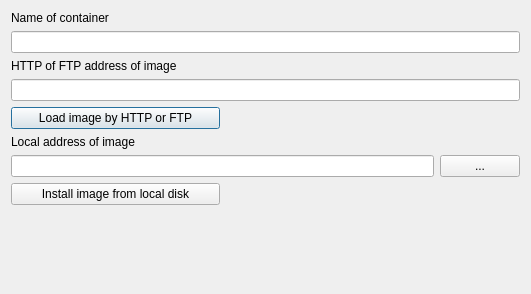
<?xml version="1.0" encoding="UTF-8"?>
<ui version="4.0">
 <class>NewContainerDialog</class>
 <widget class="QDialog" name="NewContainerDialog">
  <property name="geometry">
   <rect>
    <x>0</x>
    <y>0</y>
    <width>531</width>
    <height>294</height>
   </rect>
  </property>
  <property name="windowTitle">
   <string>Dialog</string>
  </property>
  <layout class="QGridLayout" name="gridLayout">
   <item row="1" column="0" colspan="3">
    <widget class="QLineEdit" name="nameEdit">
     <property name="sizePolicy">
      <sizepolicy hsizetype="Expanding" vsizetype="Minimum">
       <horstretch>0</horstretch>
       <verstretch>0</verstretch>
      </sizepolicy>
     </property>
    </widget>
   </item>
   <item row="4" column="1" colspan="2">
    <widget class="QLabel" name="urlError">
     <property name="palette">
      <palette>
       <active>
        <colorrole role="WindowText">
         <brush brushstyle="SolidPattern">
          <color alpha="255">
           <red>255</red>
           <green>0</green>
           <blue>0</blue>
          </color>
         </brush>
        </colorrole>
        <colorrole role="Text">
         <brush brushstyle="SolidPattern">
          <color alpha="255">
           <red>255</red>
           <green>0</green>
           <blue>0</blue>
          </color>
         </brush>
        </colorrole>
       </active>
       <inactive>
        <colorrole role="WindowText">
         <brush brushstyle="SolidPattern">
          <color alpha="255">
           <red>255</red>
           <green>0</green>
           <blue>0</blue>
          </color>
         </brush>
        </colorrole>
        <colorrole role="Text">
         <brush brushstyle="SolidPattern">
          <color alpha="255">
           <red>255</red>
           <green>0</green>
           <blue>0</blue>
          </color>
         </brush>
        </colorrole>
       </inactive>
       <disabled>
        <colorrole role="WindowText">
         <brush brushstyle="SolidPattern">
          <color alpha="255">
           <red>69</red>
           <green>69</green>
           <blue>69</blue>
          </color>
         </brush>
        </colorrole>
        <colorrole role="Text">
         <brush brushstyle="SolidPattern">
          <color alpha="255">
           <red>69</red>
           <green>69</green>
           <blue>69</blue>
          </color>
         </brush>
        </colorrole>
       </disabled>
      </palette>
     </property>
     <property name="text">
      <string/>
     </property>
    </widget>
   </item>
   <item row="3" column="0" colspan="3">
    <widget class="QLineEdit" name="urlEdit">
     <property name="sizePolicy">
      <sizepolicy hsizetype="Expanding" vsizetype="Minimum">
       <horstretch>0</horstretch>
       <verstretch>0</verstretch>
      </sizepolicy>
     </property>
    </widget>
   </item>
   <item row="4" column="0">
    <widget class="QPushButton" name="loadUrlButton">
     <property name="sizePolicy">
      <sizepolicy hsizetype="Minimum" vsizetype="Minimum">
       <horstretch>0</horstretch>
       <verstretch>0</verstretch>
      </sizepolicy>
     </property>
     <property name="text">
      <string>Load image by HTTP or FTP</string>
     </property>
    </widget>
   </item>
   <item row="6" column="0" colspan="2">
    <widget class="QLineEdit" name="localEdit">
     <property name="sizePolicy">
      <sizepolicy hsizetype="Expanding" vsizetype="Minimum">
       <horstretch>0</horstretch>
       <verstretch>0</verstretch>
      </sizepolicy>
     </property>
    </widget>
   </item>
   <item row="6" column="2">
    <widget class="QPushButton" name="chooseButton">
     <property name="sizePolicy">
      <sizepolicy hsizetype="Maximum" vsizetype="Minimum">
       <horstretch>0</horstretch>
       <verstretch>0</verstretch>
      </sizepolicy>
     </property>
     <property name="text">
      <string>...</string>
     </property>
    </widget>
   </item>
   <item row="7" column="0">
    <widget class="QPushButton" name="loadLocalButton">
     <property name="sizePolicy">
      <sizepolicy hsizetype="Minimum" vsizetype="Minimum">
       <horstretch>0</horstretch>
       <verstretch>0</verstretch>
      </sizepolicy>
     </property>
     <property name="text">
      <string>Install image from local disk</string>
     </property>
    </widget>
   </item>
   <item row="8" column="1">
    <spacer name="verticalSpacer">
     <property name="orientation">
      <enum>Qt::Vertical</enum>
     </property>
     <property name="sizeHint" stdset="0">
      <size>
       <width>20</width>
       <height>40</height>
      </size>
     </property>
    </spacer>
   </item>
   <item row="5" column="0" colspan="3">
    <widget class="QLabel" name="localLabel">
     <property name="text">
      <string>Local address of image</string>
     </property>
    </widget>
   </item>
   <item row="0" column="0" colspan="2">
    <widget class="QLabel" name="nameLabel">
     <property name="text">
      <string>Name of container</string>
     </property>
    </widget>
   </item>
   <item row="7" column="1" colspan="2">
    <widget class="QLabel" name="localError">
     <property name="palette">
      <palette>
       <active>
        <colorrole role="WindowText">
         <brush brushstyle="SolidPattern">
          <color alpha="255">
           <red>255</red>
           <green>0</green>
           <blue>0</blue>
          </color>
         </brush>
        </colorrole>
        <colorrole role="Text">
         <brush brushstyle="SolidPattern">
          <color alpha="255">
           <red>255</red>
           <green>0</green>
           <blue>0</blue>
          </color>
         </brush>
        </colorrole>
       </active>
       <inactive>
        <colorrole role="WindowText">
         <brush brushstyle="SolidPattern">
          <color alpha="255">
           <red>255</red>
           <green>0</green>
           <blue>0</blue>
          </color>
         </brush>
        </colorrole>
        <colorrole role="Text">
         <brush brushstyle="SolidPattern">
          <color alpha="255">
           <red>255</red>
           <green>0</green>
           <blue>0</blue>
          </color>
         </brush>
        </colorrole>
       </inactive>
       <disabled>
        <colorrole role="WindowText">
         <brush brushstyle="SolidPattern">
          <color alpha="255">
           <red>69</red>
           <green>69</green>
           <blue>69</blue>
          </color>
         </brush>
        </colorrole>
        <colorrole role="Text">
         <brush brushstyle="SolidPattern">
          <color alpha="255">
           <red>69</red>
           <green>69</green>
           <blue>69</blue>
          </color>
         </brush>
        </colorrole>
       </disabled>
      </palette>
     </property>
     <property name="text">
      <string/>
     </property>
    </widget>
   </item>
   <item row="2" column="0" colspan="3">
    <widget class="QLabel" name="urlLabel">
     <property name="text">
      <string>HTTP of FTP address of image</string>
     </property>
    </widget>
   </item>
  </layout>
 </widget>
 <resources/>
 <connections/>
</ui>
